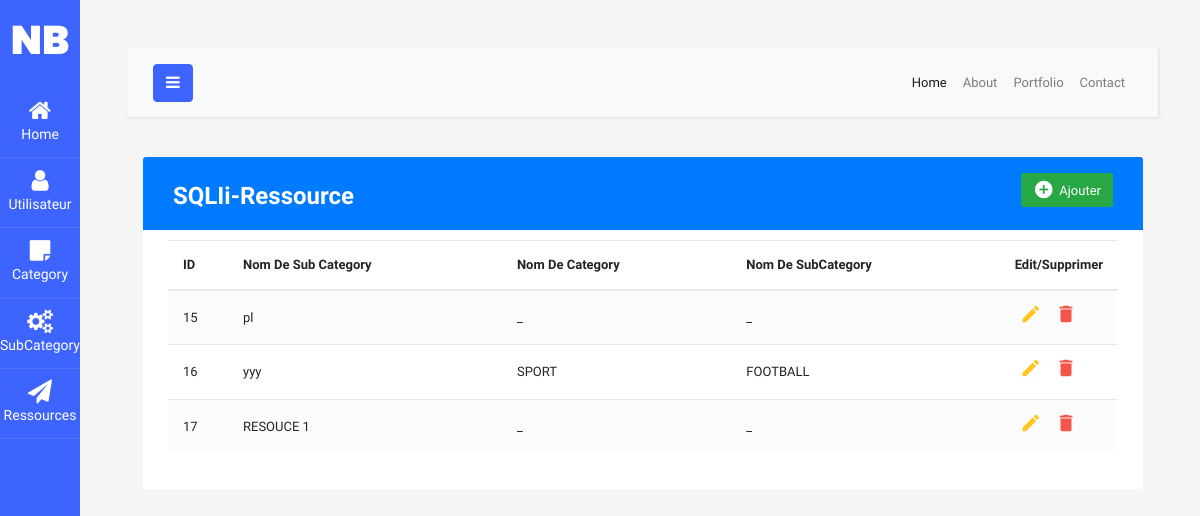
/Ressources.php, run on the app's committed database.
### tables this page shows
CREATE TABLE `ressource1` (
  `ResourceID` int(11) NOT NULL,
  `subcategoryID` int(11) DEFAULT NULL,
  `categoryID` int(11) DEFAULT NULL,
  `squadID` int(11) DEFAULT NULL,
  `projectID` int(11) DEFAULT NULL,
  `Nom` varchar(50) DEFAULT NULL
);

CREATE TABLE `category` (
  `categoryID` int(11) NOT NULL,
  `CategoryName` varchar(50) NOT NULL
);

CREATE TABLE `sub_category` (
  `SubCategoryID` int(11) NOT NULL,
  `SubCategoryName` varchar(50) NOT NULL,
  `categoryID` int(11) DEFAULT NULL
);

### Ressources.php (the view, shortened to what this page needs)
<?php
include "connect.php";
$sql = "SELECT ressource1.ResourceID , ressource1.Nom , ressource1.categoryID CategoryID_f  , category.CategoryName  CategoryName
, sub_category.SubCategoryID sub_f , sub_category.SubCategoryName
FROM ressource1
 LEFT JOIN category ON
 ressource1.categoryID = category.categoryID
 LEFT JOIN  sub_category ON
 ressource1.subcategoryID = sub_category.SubCategoryID;";
$result = mysqli_query($conn , $sql);
?>
<!DOCTYPE html>
<html lang="en">
<head>
<link rel="stylesheet" href="https://stackpath.bootstrapcdn.com/bootstrap/4.5.0/css/bootstrap.min.css">
<link rel="stylesheet" href="https://maxcdn.bootstrapcdn.com/font-awesome/4.7.0/css/font-awesome.min.css">
		<link rel="stylesheet" href="https://stackpath.bootstrapcdn.com/font-awesome/4.7.0/css/font-awesome.min.css">
		<link rel="stylesheet" href="css/style.css">
<link rel="stylesheet" href="style.css">
</head>
<body>
		<div class="wrapper d-flex align-items-stretch">
			<nav id="sidebar" class="active">
				<h1><a href="index.php" class="logo">NB</a></h1>
        <ul class="list-unstyled components mb-5">
          <li class="active">
            <a href="index.php"><span class="fa fa-home"></span> Home</a>
          </li>
          <li>
              <a href="User.php"><span class="fa fa-user"></span> Utilisateur</a>
          </li>
          <li>
            <a href="Category.php"><span class="fa fa-sticky-note"></span>Category</a>
          </li>
          <li>
            <a href="SubCategory.php"><span class="fa fa-cogs"></span>SubCategory</a>
          </li>
          <li>
            <a href="Ressources.php"><span class="fa fa-paper-plane"></span>Ressources</a>
          </li>
        </ul>
    	</nav>
      <div id="content" class="p-4 p-md-5">
        <nav class="navbar navbar-expand-lg navbar-light bg-light">
          <div class="container-fluid">
            <button type="button" id="sidebarCollapse" class="btn btn-primary">
              <i class="fa fa-bars"></i>
            </button>
            <div class="collapse navbar-collapse" id="navbarSupportedContent">
              <ul class="nav navbar-nav ml-auto">
                <li class="nav-item active">
                    <a class="nav-link" href="#">Home</a>
                </li>
                <li class="nav-item">
                    <a class="nav-link" href="#">About</a>
                </li>
                <li class="nav-item">
                    <a class="nav-link" href="#">Portfolio</a>
                </li>
                <li class="nav-item">
                    <a class="nav-link" href="#">Contact</a>
                </li>
              </ul>
            </div>
          </div>
        </nav>
	<div class="container-xl">
	<div class="table-responsive">
		<div class="table-wrapper">
			<div class="table-title bg-primary" >
				<div class="row">
					<div class="col-sm-6">
						<h2 id="SQLI">SQLI<b>i</b>-Ressource</h2>
					</div>
					<div class="col-sm-6">
						<a href="#addEmployeeModal" class="btn btn-success" data-toggle="modal"><i class="material-icons">&#xE147;</i> <span>Ajouter</span></a>
					</div>
				</div>
			</div>
			<table class="table table-striped table-hover">
				<thead>
					<tr>
						<th>
							ID
						</th>
						<th>Nom De Sub Category</th>
						<th>Nom De Category</th>
						<th>Nom De SubCategory</th>
						<th>Edit/Supprimer</th>
					</tr>
				</thead>
				<tbody>
            <?php
            while($row = mysqli_fetch_assoc($result)){
            ?>
                <tr>
                    <td><?php echo $row['ResourceID']?></td>
                    <td><?php echo $row['Nom']?></td>
                    <td><?php
                    if($row['CategoryID_f'] == NULL){
                      echo "_" ;}
                    else echo $row['CategoryName'];
                    ?></td>
                    <td><?php
                    if($row['sub_f'] == NULL){
                      echo "_" ;}
                    else echo $row['SubCategoryName'];
                    ?></td>
                    <td><a href="UpdateRessources.php?ResourceID=<?php echo $row['ResourceID'] ?>" class="edit"><i class="material-icons" data-toggle="tooltip" title="Edit">&#xE254;</i></a>
                    <a href="Ressources.php?ResourceID=<?php echo $row['ResourceID'] ?>" class="delete"><i class="material-icons" data-toggle="tooltip" title="Delete">&#xE872;</i></a></td>
                </tr>
            <?php
            }
            ?>
        </tbody>
			</table>
		</div>
	</div>
</div>
  </body>
</body>
</html>

### style.css (style rules this page uses)
h2, h5, .h2, .h5 { font-family: inherit; font-weight: 600; line-height: 1.5; margin-bottom: .5rem; color: #000000; }
body { color: #566787; background: #f5f5f5; font-family: 'Varela Round', sans-serif; font-size: 13px; }
#SQLI { color: white; }
.table-responsive { margin: 30px 0; }
.table-wrapper { background: #fff; padding: 20px 25px; border-radius: 3px; min-width: 1000px; box-shadow: 0 1px 1px rgba(0,0,0,.05); }
.table-title { padding-bottom: 15px; color: #fff; padding: 16px 30px; min-width: 100%; margin: -20px -25px 10px; border-radius: 3px 3px 0 0; }
.table-title h2 { margin: 5px 0 0; font-size: 24px; }
.table-title .btn { color: #fff; float: right; font-size: 13px; border: none; min-width: 50px; border-radius: 2px; border: none; outline: none !important; margin-left: 10px; }
.table-title .btn i { float: left; font-size: 21px; margin-right: 5px; }
.table-title .btn span { float: left; margin-top: 2px; }
table.table tr th, table.table tr td { border-color: #e9e9e9; padding: 12px 15px; vertical-align: middle; }
table.table tr th:first-child { width: 60px; }
table.table tr th:last-child { width: 100px; }
table.table-striped tbody tr:nth-of-type(odd) { background-color: #fcfcfc; }
table.table td:last-child i { opacity: 0.9; font-size: 22px; margin: 0 5px; }
table.table td a { font-weight: bold; color: #566787; display: inline-block; text-decoration: none; outline: none !important; }
table.table td a.edit { color: #FFC107; }
table.table td a.delete { color: #F44336; }
table.table td i { font-size: 19px; }

### data on the page
ressource1: ResourceID "15", Nom "pl", shows "_"
ressource1: ResourceID "16", Nom "yyy", categoryID.CategoryName "SPORT", subcategoryID.SubCategoryName "FOOTBALL"
ressource1: ResourceID "17", Nom "RESOUCE 1", shows "_"
